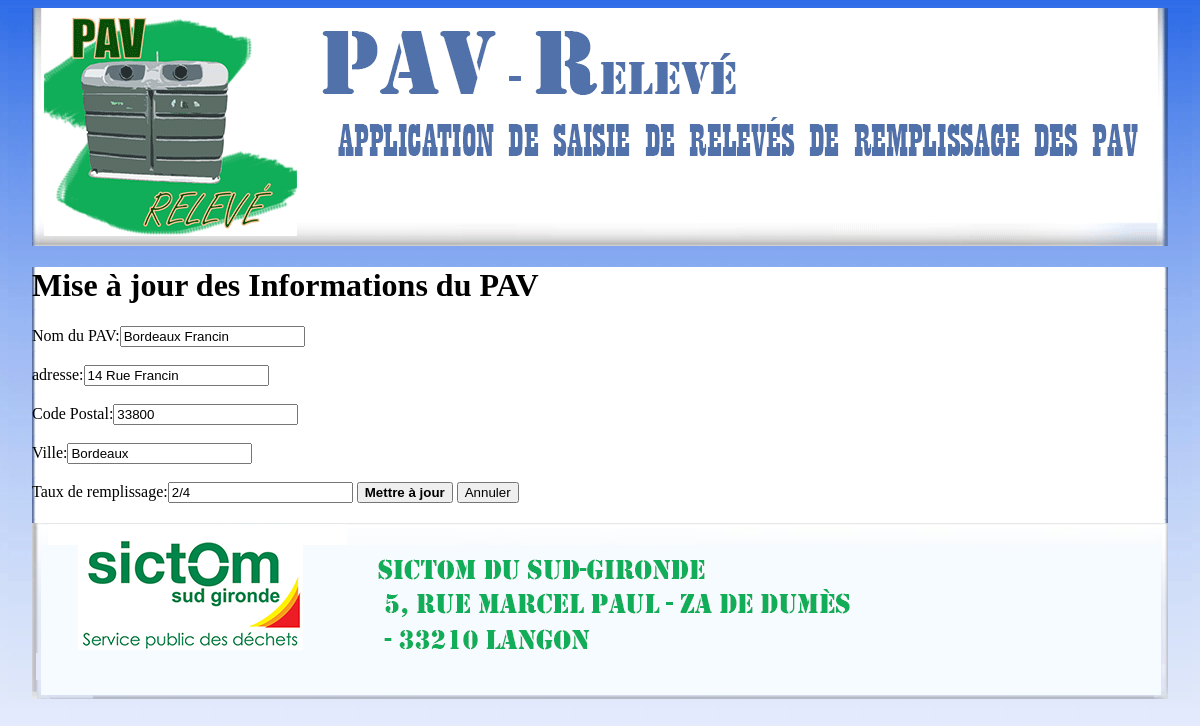
Screenshot of /editpavreleve.php?edit_id=1 with the database file from the repository.
### tables this page shows
CREATE TABLE IF NOT EXISTS `pav` (
  `id_pav` int(1) NOT NULL AUTO_INCREMENT,
  `Nom_PAV` varchar(250) NOT NULL,
  `adresse` varchar(200) NOT NULL,
  `code_postal` varchar(5) NOT NULL,
  `ville` varchar(200) NOT NULL,
  `Taux_de_remplissage` varchar(10) NOT NULL,
  `id_admin` int(1) NOT NULL,
  PRIMARY KEY (`id_pav`),
  UNIQUE KEY `ID_PAV_IND` (`id_pav`),
  KEY `FKcree_IND` (`id_admin`)
);

### editpavreleve.php (the view, shortened to what this page needs)
<?php
include 'connectbase.php';
if(isset($_GET['edit_id'])){
 $sql = "SELECT * FROM pav WHERE id_pav =" .$_GET['edit_id'];
 $result = mysqli_query($db, $sql);
 $row = mysqli_fetch_array($result);
}
?>
<!doctype html>
<html>
<link rel="stylesheet" href="css/style.css" />
<body>
<div class= "fond1">
<header class= "bandeauh">
</header>
<contenu class ="contenu">
<form method="post">
<h1>Mise à jour des Informations du PAV</h1>
<label>Nom du PAV:</label><input type="text" name="Nom_PAV" placeholder="Nom_PAV" value="<?php echo $row['Nom_PAV']; ?>"><br/><br/>
<label>adresse:</label><input type="text" name="adresse" placeholder="adresse" value="<?php echo $row['adresse']; ?>"><br/><br/>
<label>Code Postal:</label><input type="text" name="code_postal" placeholder="code_postal" value="<?php echo $row['code_postal']; ?>"><br/><br/>
<label>Ville:</label><input type="text" name="ville" placeholder="ville" value="<?php echo $row['ville']; ?>"><br/><br/>
<label>Taux de remplissage:</label><input type="text" name="Taux_de_remplissage" placeholder="Taux_de_remplissage" value="<?php echo $row['Taux_de_remplissage']; ?>">
<button type="submit" name="btn-update" id="btn-update" onClick="update()"><strong>Mettre à jour</strong></button>
<a href="listepavs.php"><button type="button" value="button">Annuler</button></a>
</form>
</contenu>
<footer class= "bandeaub">
	 </footer>
</div>
</body>
</html>

### css/style.css (style rules this page uses)
.bandeauh { background-color: white; width:1136px; height:238px; margin: auto; background: url("../images/haut.png"); }
.contenu { background: url("../images/fondcontenu.png"); display: block; background-color: white; width:1136px; margin: auto; padding-bottom: 20px }
.bandeaub { width:1136px; height:176px; margin: auto; background: url("../images/bas.png"); }
.fond1 { background-color: white; background: url("../images/bg.png"); background-repeat: repeat space; }
body { background-image: url("../images/bg.png"); background-repeat: repeat space; background-color: white; }
a:link { color: black; }

### rows the page displays
pav: Nom_PAV "Bordeaux Francin", adresse "14 Rue Francin", code_postal "33800", ville "Bordeaux", Taux_de_remplissage "2/4"
